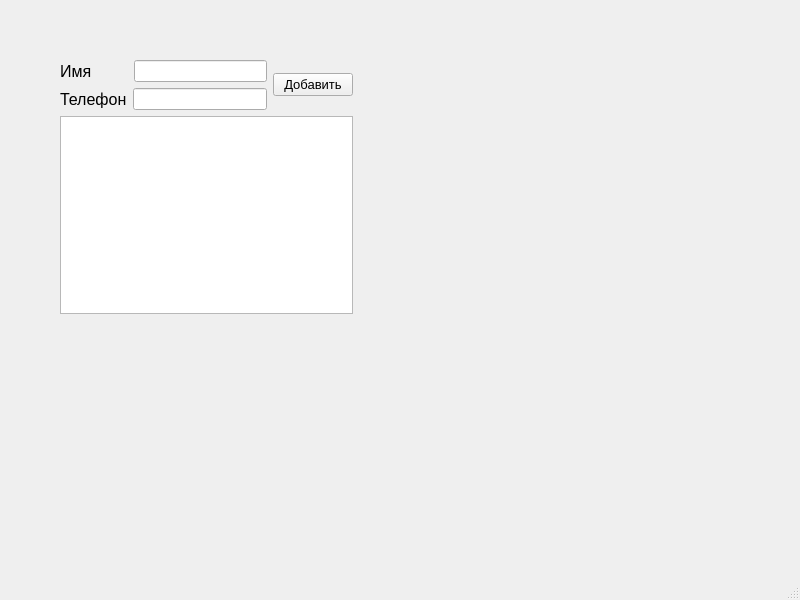
<?xml version="1.0" encoding="UTF-8"?>
<ui version="4.0">
 <class>MainWindow</class>
 <widget class="QMainWindow" name="MainWindow">
  <property name="geometry">
   <rect>
    <x>0</x>
    <y>0</y>
    <width>800</width>
    <height>600</height>
   </rect>
  </property>
  <property name="windowTitle">
   <string>MainWindow</string>
  </property>
  <widget class="QWidget" name="centralwidget">
   <widget class="QWidget" name="layoutWidget">
    <property name="geometry">
     <rect>
      <x>60</x>
      <y>60</y>
      <width>293</width>
      <height>254</height>
     </rect>
    </property>
    <layout class="QVBoxLayout" name="verticalLayout_2">
     <item>
      <layout class="QHBoxLayout" name="horizontalLayout_3">
       <item>
        <layout class="QVBoxLayout" name="verticalLayout">
         <item>
          <layout class="QHBoxLayout" name="horizontalLayout">
           <item>
            <widget class="QLabel" name="label">
             <property name="font">
              <font>
               <pointsize>12</pointsize>
              </font>
             </property>
             <property name="text">
              <string>Имя</string>
             </property>
            </widget>
           </item>
           <item>
            <widget class="QLineEdit" name="lineEdit">
             <property name="maximumSize">
              <size>
               <width>133</width>
               <height>16777215</height>
              </size>
             </property>
            </widget>
           </item>
          </layout>
         </item>
         <item>
          <layout class="QHBoxLayout" name="horizontalLayout_2">
           <item>
            <widget class="QLabel" name="label_2">
             <property name="font">
              <font>
               <pointsize>12</pointsize>
              </font>
             </property>
             <property name="text">
              <string>Телефон</string>
             </property>
            </widget>
           </item>
           <item>
            <widget class="QLineEdit" name="lineEdit_2">
             <property name="maximumSize">
              <size>
               <width>200</width>
               <height>16777215</height>
              </size>
             </property>
            </widget>
           </item>
          </layout>
         </item>
        </layout>
       </item>
       <item>
        <widget class="QPushButton" name="pushButton">
         <property name="font">
          <font>
           <pointsize>10</pointsize>
          </font>
         </property>
         <property name="text">
          <string>Добавить</string>
         </property>
        </widget>
       </item>
      </layout>
     </item>
     <item>
      <widget class="QTextBrowser" name="textBrowser"/>
     </item>
    </layout>
   </widget>
  </widget>
  <widget class="QMenuBar" name="menubar">
   <property name="geometry">
    <rect>
     <x>0</x>
     <y>0</y>
     <width>800</width>
     <height>21</height>
    </rect>
   </property>
  </widget>
  <widget class="QStatusBar" name="statusbar"/>
 </widget>
 <resources/>
 <connections/>
</ui>
